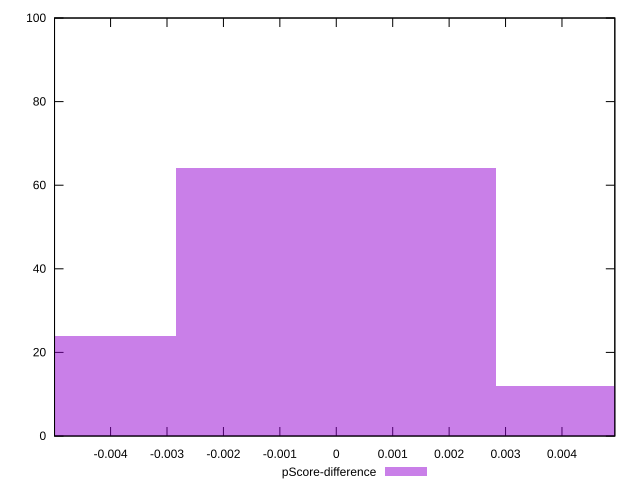

The script that saved this image:
reset

$pScoreDifference <<EOF
0 64
0.005664942645225227 12
-0.005664942645225227 24
EOF

set key outside below
set boxwidth 0.005664942645225227
set xrange [-0.004993333336379746:0.0049366666666667]
set yrange [0:100]
set trange [0:100]
set style fill transparent solid 0.5 noborder
set terminal svg size 640, 490 enhanced background rgb 'white'
set output "report_00014_2021-02-09T15:56:05.503Z/uses-rel-preconnect/samples/pages+cached/pScore-difference/histogram.svg"

plot $pScoreDifference title "pScore-difference" with boxes

reset
